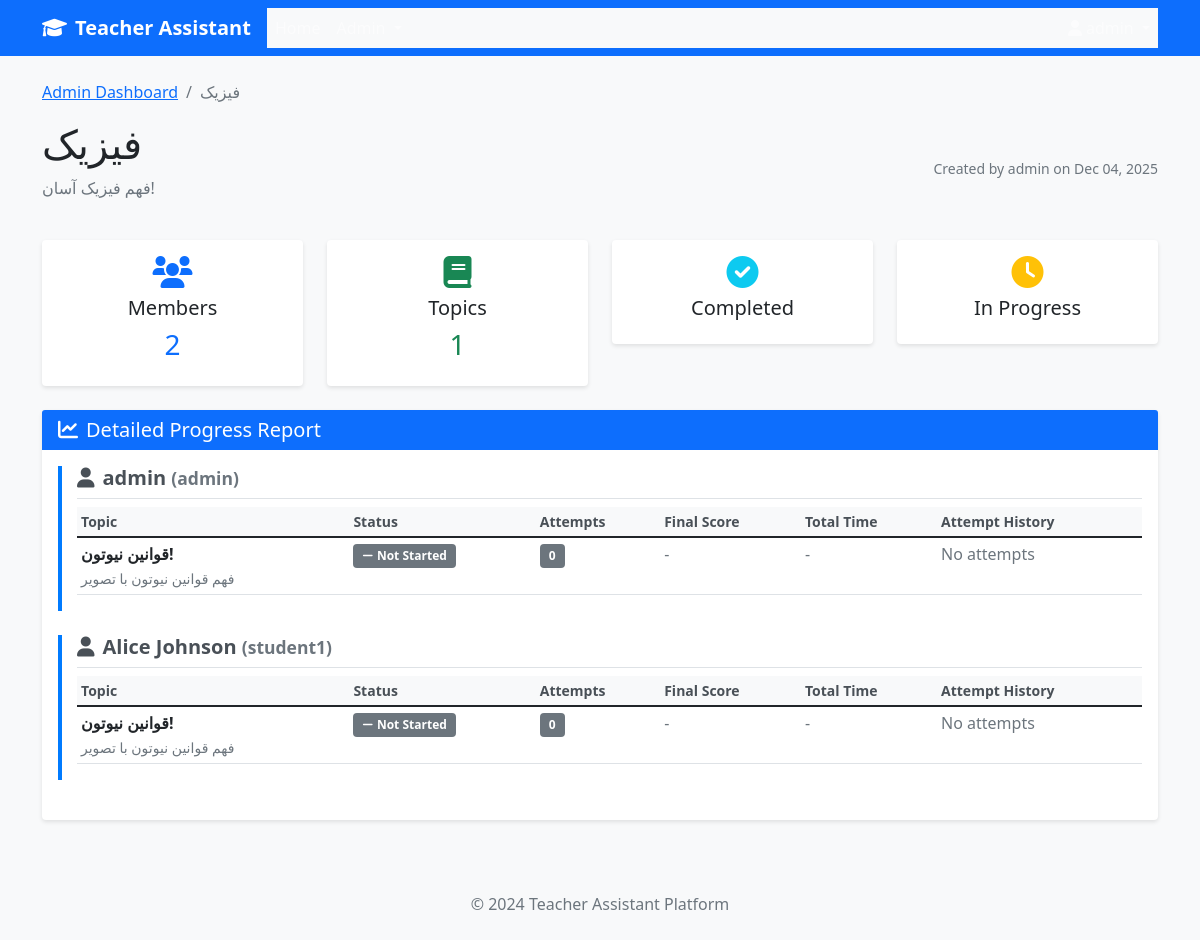
Before: /dashboard/group/4/ (signed in) with the older database file.
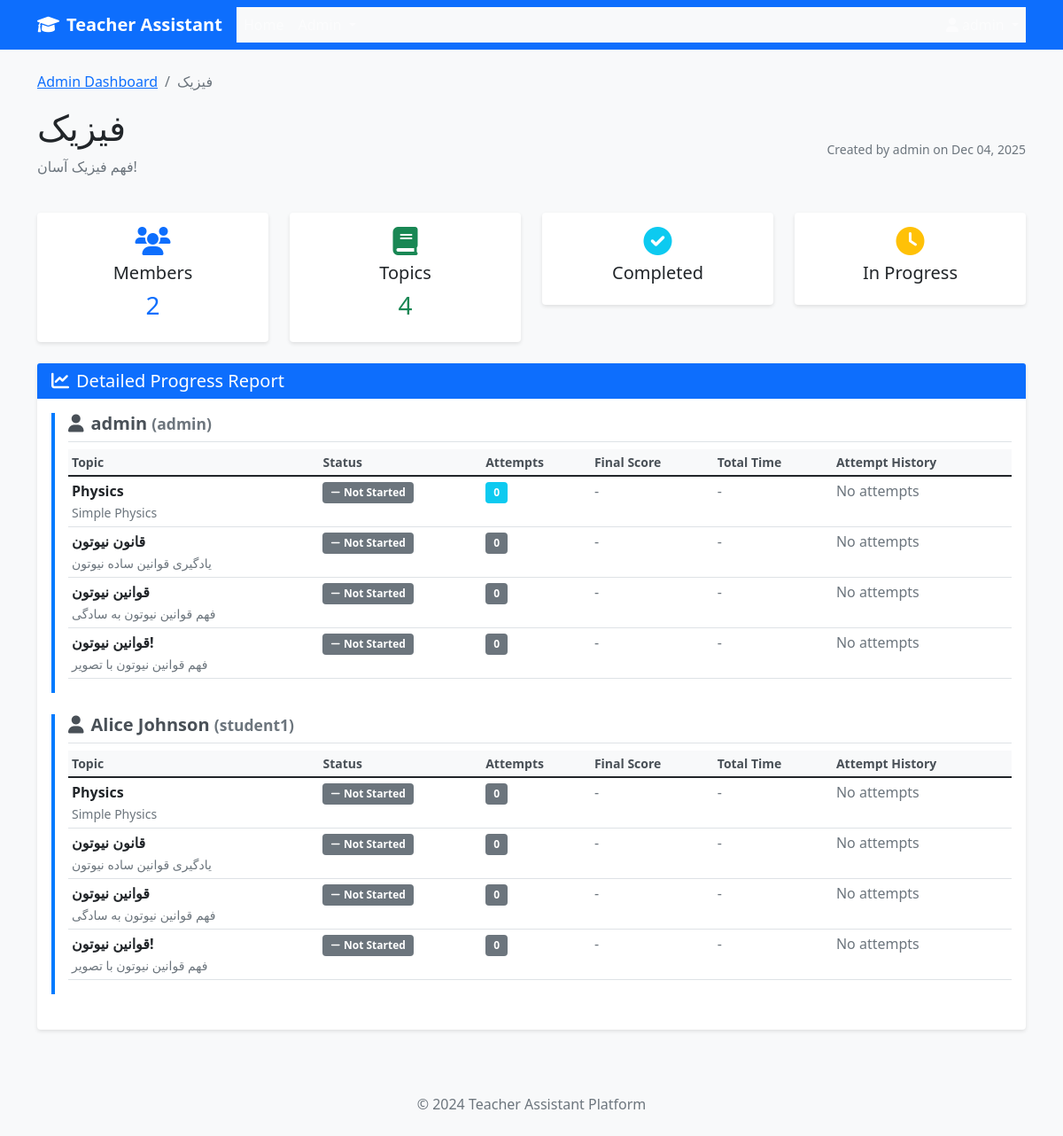
After: the same page with the newer database file.
### core/models.py (models this page shows, shortened)
class Group(models.Model):
    name = models.CharField(max_length=200)
    description = models.TextField(blank=True)
    created_at = models.DateTimeField(auto_now_add=True)
    created_by = models.ForeignKey(User, on_delete=models.CASCADE, related_name='created_groups')
    members = models.ManyToManyField(User, related_name='ta_groups', blank=True)
    class Meta:
        ordering = ['name']

class Topic(models.Model):
    title = models.CharField(max_length=200)
    description = models.TextField()
    prompt = models.TextField(help_text="Prompt used for generating AI content")
    background_image = models.ImageField(upload_to='topic_images/', null=True, blank=True)
    instructional_text = models.TextField(blank=True)
    group = models.ForeignKey(Group, on_delete=models.CASCADE, related_name='topics')
    created_at = models.DateTimeField(auto_now_add=True)
    created_by = models.ForeignKey(User, on_delete=models.CASCADE)
    content_generated = models.BooleanField(default=False)
    generation_error = models.TextField(blank=True)
    class Meta:
        ordering = ['group', 'title']

class UserTopicProgress(models.Model):
    user = models.ForeignKey(User, on_delete=models.CASCADE)
    topic = models.ForeignKey(Topic, on_delete=models.CASCADE)
    completed = models.BooleanField(default=False)
    final_score = models.IntegerField(null=True, blank=True)
    total_attempts = models.IntegerField(default=0)
    total_time_spent = models.IntegerField(default=0)  # in seconds
    first_attempt_at = models.DateTimeField(null=True, blank=True)
    completed_at = models.DateTimeField(null=True, blank=True)
    class Meta:
        unique_together = ['user', 'topic']
        ordering = ['user', 'topic']

### core/views.py (the view)
# urls.py: path('dashboard/group/<int:group_id>/', views.group_detail_admin, name='group_detail_admin'),
@user_passes_test(is_admin)
def group_detail_admin(request, group_id):
    group = get_object_or_404(Group, id=group_id)
    progress_data = []
    for member in group.members.all():
        member_data = {
            'user': member,
            'topics': []
        }
        for topic in group.topics.all():
            try:
                progress = UserTopicProgress.objects.get(user=member, topic=topic)
                attempts = Attempt.objects.filter(user=member, topic=topic).order_by('attempt_number')
                member_data['topics'].append({
                    'topic': topic,
                    'progress': progress,
                    'attempts': attempts
                })
            except UserTopicProgress.DoesNotExist:
                member_data['topics'].append({
                    'topic': topic,
                    'progress': None,
                    'attempts': []
                })
        progress_data.append(member_data)
    return render(request, 'core/group_detail_admin.html', {
        'group': group,
        'progress_data': progress_data
    })

### core/views.py (called while the page is built)
def is_admin(user):
    return user.is_staff or user.is_superuser

### templates/core/group_detail_admin.html (shortened to what this page needs)
{% extends 'base.html' %}
{% block content %}
<div class="row">
    <div class="col-12">
        <nav aria-label="breadcrumb">
            <ol class="breadcrumb">
                <li class="breadcrumb-item"><a href="{% url 'admin_dashboard' %}">Admin Dashboard</a></li>
                <li class="breadcrumb-item active">{{ group.name }}</li>
            </ol>
        </nav>
    </div>
</div>
<div class="row">
    <div class="col-12">
        <div class="d-flex justify-content-between align-items-center mb-4">
            <div>
                <h1>{{ group.name }}</h1>
                {% if group.description %}
                <p class="text-muted">{{ group.description }}</p>
                {% endif %}
            </div>
            <div class="text-end">
                <small class="text-muted">
                    Created by {{ group.created_by.username }} on {{ group.created_at|date:"M d, Y" }}
                </small>
            </div>
        </div>
    </div>
</div>
<div class="row mb-4">
    <div class="col-md-3">
        <div class="card text-center">
            <div class="card-body">
                <i class="fas fa-users fa-2x text-primary mb-2"></i>
                <h5>Members</h5>
                <h3 class="text-primary">{{ group.members.count }}</h3>
            </div>
        </div>
    </div>
    <div class="col-md-3">
        <div class="card text-center">
            <div class="card-body">
                <i class="fas fa-book fa-2x text-success mb-2"></i>
                <h5>Topics</h5>
                <h3 class="text-success">{{ group.topics.count }}</h3>
            </div>
        </div>
    </div>
    <div class="col-md-3">
        <div class="card text-center">
            <div class="card-body">
                <i class="fas fa-check-circle fa-2x text-info mb-2"></i>
                <h5>Completed</h5>
            </div>
        </div>
    </div>
    <div class="col-md-3">
        <div class="card text-center">
            <div class="card-body">
                <i class="fas fa-clock fa-2x text-warning mb-2"></i>
                <h5>In Progress</h5>
            </div>
        </div>
    </div>
</div>
<div class="row">
    <div class="col-12">
        <div class="card">
            <div class="card-header bg-primary text-white">
                <h5 class="mb-0">
                    <i class="fas fa-chart-line me-2"></i>Detailed Progress Report
                </h5>
            </div>
            <div class="card-body">
                {% if progress_data %}
                {% for member_data in progress_data %}
                <div class="member-section mb-4">
                    <h5 class="border-bottom pb-2">
                        <i class="fas fa-user me-2"></i>{{ member_data.user.get_full_name|default:member_data.user.username }}
                        <small class="text-muted">({{ member_data.user.username }})</small>
                    </h5>
                    {% if member_data.topics %}
                    <div class="table-responsive">
                        <table class="table table-sm">
                            <thead class="table-light">
                                <tr>
                                    <th>Topic</th>
                                    <th>Status</th>
                                    <th>Attempts</th>
                                    <th>Final Score</th>
                                    <th>Total Time</th>
                                    <th>Attempt History</th>
                                </tr>
                            </thead>
                            <tbody>
                                {% for topic_data in member_data.topics %}
                                <tr>
                                    <td>
                                        <strong>{{ topic_data.topic.title }}</strong>
                                        <br><small class="text-muted">{{ topic_data.topic.description|truncatewords:8 }}</small>
                                    </td>
                                    <td>
                                        {% if topic_data.progress %}
                                            {% if topic_data.progress.completed %}
                                            <span class="badge bg-success">
                                                <i class="fas fa-check me-1"></i>Completed
                                            </span>
                                            {% elif topic_data.progress.total_attempts > 0 %}
                                            <span class="badge bg-warning">
                                                <i class="fas fa-clock me-1"></i>In Progress
                                            </span>
                                            {% else %}
                                            <span class="badge bg-secondary">
                                                <i class="fas fa-minus me-1"></i>Not Started
                                            </span>
                                            {% endif %}
                                        {% else %}
                                        <span class="badge bg-secondary">
                                            <i class="fas fa-minus me-1"></i>Not Started
                                        </span>
                                        {% endif %}
                                    </td>
                                    <td>
                                        {% if topic_data.progress %}
                                        <span class="badge bg-info">{{ topic_data.progress.total_attempts }}</span>
                                        {% else %}
                                        <span class="badge bg-secondary">0</span>
                                        {% endif %}
                                    </td>
                                    <td>
                                        {% if topic_data.progress.final_score %}
                                        <span class="badge bg-success">{{ topic_data.progress.final_score }}/20</span>
                                        {% else %}
                                        <span class="text-muted">-</span>
                                        {% endif %}
                                    </td>
                                    <td>
                                        {% if topic_data.progress.total_time_spent %}
                                        {% with total_time=topic_data.progress.total_time_spent %}
                                        {{ total_time|floatformat:0 }}s
                                        {% endwith %}
                                        {% else %}
                                        <span class="text-muted">-</span>
                                        {% endif %}
                                    </td>
                                    <td>
                                        {% if topic_data.attempts %}
                                        <button class="btn btn-sm btn-outline-info" type="button" data-bs-toggle="collapse" data-bs-target="#attempts-{{ member_data.user.id }}-{{ topic_data.topic.id }}">
                                            <i class="fas fa-history me-1"></i>View History
                                        </button>
                                        {% else %}
                                        <span class="text-muted">No attempts</span>
                                        {% endif %}
                                    </td>
                                </tr>
                                {% endfor %}
                            </tbody>
                        </table>
                    </div>
                    {% else %}
                    <div class="alert alert-info">
                        <i class="fas fa-info-circle me-2"></i>No topics assigned to this group yet.
                    </div>
                    {% endif %}
                </div>
                {% endfor %}
                {% else %}
                <div class="text-center py-4">
                    <i class="fas fa-users fa-3x text-muted mb-3"></i>
                    <h5 class="text-muted">No Members in Group</h5>
                    <p class="text-muted">Add members to this group to see their progress.</p>
                </div>
                {% endif %}
            </div>
        </div>
    </div>
</div>
{% endblock %}

### templates/base.html (shortened to what this page needs)
<!DOCTYPE html>
<html lang="en">
<head>
    <link href="https://cdn.jsdelivr.net/npm/bootstrap@5.1.3/dist/css/bootstrap.min.css" rel="stylesheet">
    <link href="https://cdnjs.cloudflare.com/ajax/libs/font-awesome/6.0.0/css/all.min.css" rel="stylesheet">
    {% load static %}
    <link rel="stylesheet" href="{% static 'css/style.css' %}">
</head>
<body>
    <nav class="navbar navbar-expand-lg navbar-dark bg-primary">
        <div class="container">
            <a class="navbar-brand" href="{% url 'home' %}">
                <i class="fas fa-graduation-cap me-2"></i>Teacher Assistant
            </a>
            <div class="collapse navbar-collapse" id="navbarNav">
                <ul class="navbar-nav me-auto">
                    <li class="nav-item">
                        <a class="nav-link" href="{% url 'home' %}">Home</a>
                    </li>
                    {% if user.is_staff %}
                    <li class="nav-item dropdown">
                        <a class="nav-link dropdown-toggle" href="#" id="adminDropdown" role="button" data-bs-toggle="dropdown">
                        </a>
                    </li>
                    {% endif %}
                </ul>
                <ul class="navbar-nav">
                    {% if user.is_authenticated %}
                    <li class="nav-item dropdown">
                        <a class="nav-link dropdown-toggle" href="#" id="userDropdown" role="button" data-bs-toggle="dropdown">
                            <i class="fas fa-user me-1"></i>{{ user.username }}
                        </a>
                    </li>
                    {% else %}
                    <li class="nav-item">
                        <a class="nav-link" href="/admin/login/">Login</a>
                    </li>
                    {% endif %}
                </ul>
            </div>
        </div>
    </nav>
    <main class="container mt-4">
        {% block content %}{% endblock %}
    </main>
    <footer class="bg-light mt-5 py-4">
        <div class="container text-center">
            <p class="text-muted mb-0">&copy; 2024 Teacher Assistant Platform</p>
        </div>
    </footer>
</body>
</html>

### static/css/style.css (style rules this page uses)
body { font-family: 'Segoe UI', Tahoma, Geneva, Verdana, sans-serif; background-color: #f8f9fa; }
.navbar-brand { font-weight: 600; }
.card { border: none; box-shadow: 0 2px 4px rgba(0,0,0,0.1); transition: box-shadow 0.3s ease; }
.card-header { border-bottom: none; font-weight: 600; }
.badge { font-size: 0.75em; padding: 0.5em 0.75em; }
.member-section { border-left: 4px solid #007bff; padding-left: 20px; margin-bottom: 2rem; }
.member-section h5 { color: #495057; font-weight: 600; }
.table th { background-color: #f8f9fa; border-top: none; font-weight: 600; color: #495057; }
footer { margin-top: auto; }

### templates/core/group_detail_admin.html (style rules this page uses)
.member-section { border-left: 4px solid #007bff; padding-left: 15px; }
.table th { font-weight: 600; font-size: 0.875rem; }
.collapse { background-color: #f8f9fa; }

Changed rows visible on the page:
computed for Group "فیزیک": topics.count "1" → "4"
added Topic: topic "Physics", topic.description "Simple Physics", shows "Not Started", progress.total_attempts "0"
added Topic: topic "قانون نیوتون", topic.description "یادگیری قوانین ساده نیوتون", shows "Not Started", shows "0"
added Topic: topic "قوانین نیوتون", topic.description "فهم قوانین نیوتون به سادگی", shows "Not Started", shows "0"
